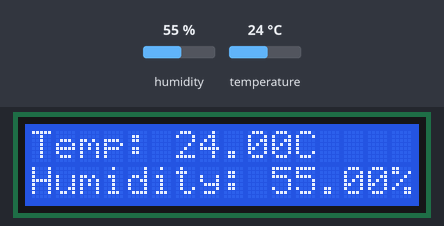
Recording of a sketch running on a simulated Arduino Uno, built with avr-gcc and run on an emulated ATmega328P. Shown: 16×2 character LCD. The inputs (shaded band) are chosen by the test bench; at power-on: humidity 55 %, temperature 24 °C.

Above: at 1.2 s.
1.3 s: humidity set to 22 %
At 3.2 s:
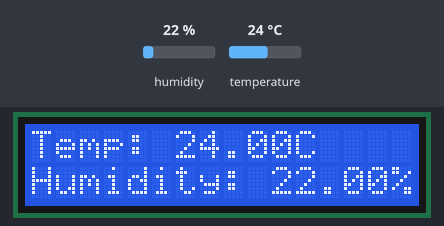
4.0 s: temperature set to 12 °C
At 4.5 s:
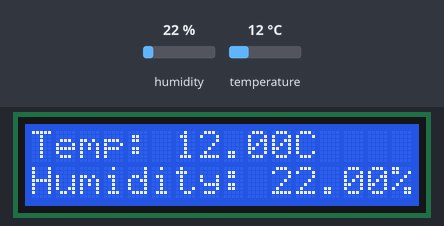
6.7 s: humidity set to 40 %
At 9.4 s:
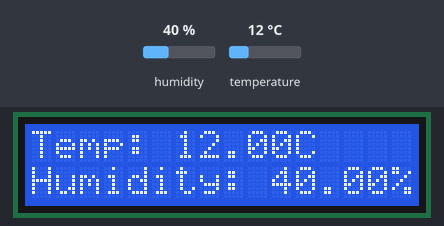
9.7 s: temperature set to 19 °C
At 10.9 s:
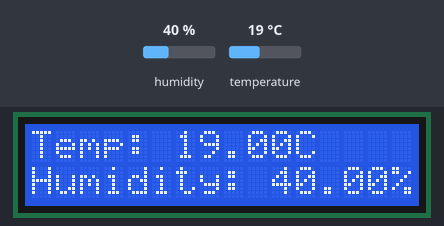
Timing chart, 0 to 12.7 s (numbered marks = the images above; inputs shaded):
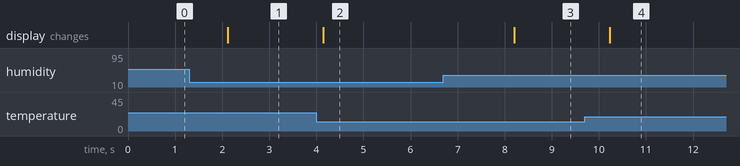

Measured:
- after the input at 1.3 s, the display: changes after 0.82 s (image 1)
- after the input at 4.0 s, the display: changes after 0.15 s (image 2)
- after the input at 6.7 s, the display: changes after 1.5 s (image 3)
- after the input at 9.7 s, the display: changes after 0.53 s (image 4)

The sketch:

dht11_sensor_with_lcd.ino
```cpp
//Interface the DHT11 Temp & Humidity sensor and display humidity and temperature
//in Celsius on a 16x2 character LCD

#include <dht.h>
#include <LiquidCrystal.h>

dht DHT;
const int RS = 2, EN = 3, D4 = 4, D5 = 5, D6 = 6, D7 = 7;
LiquidCrystal lcd(RS,EN,D4,D5,D6,D7);   //set Uno pins that are connected to LCD, 4-bit mode

void setup() {
  lcd.begin(16,2);    //set 16 columns and 2 rows of 16x2 LCD

}

void loop() {
  int readDHT = DHT.read11(8);    //grab 40-bit data packet from DHT sensor
  lcd.setCursor(0,0);
  lcd.print("Temp: ");
  lcd.print(DHT.temperature);
  //lcd.print((char)223);         //used to display degree symbol on display
  //lcd.write(0xdf);              //another way to display degree symbol
  lcd.print("C");
  lcd.setCursor(0,1);
  lcd.print("Humidity: ");
  lcd.print(DHT.humidity);
  lcd.print("%");
  delay(2000);

}
```
